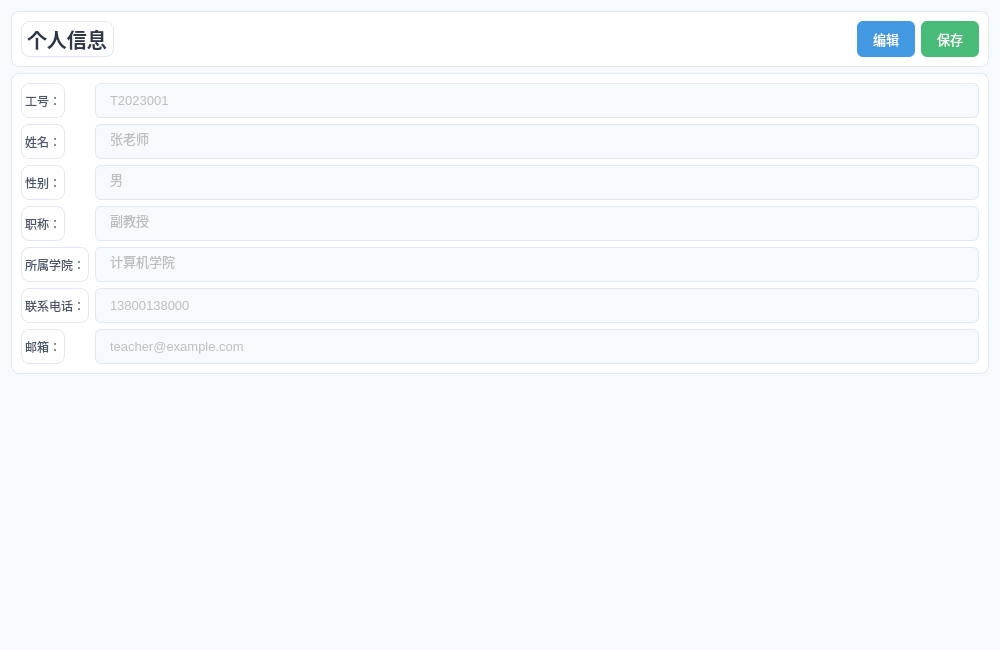
<?xml version="1.0" encoding="UTF-8"?>
<ui version="4.0">
 <class>TeacherInfoPage</class>
 <widget class="QWidget" name="TeacherInfoPage">
  <property name="geometry">
   <rect>
    <x>0</x>
    <y>0</y>
    <width>1000</width>
    <height>650</height>
   </rect>
  </property>
  <property name="styleSheet">
   <string notr="true">QWidget {
    background: #f7fafc;
}
QFrame {
    background: white;
    border-radius: 8px;
    border: 1px solid #e2e8f0;
}
QLabel {
    color: #4a5568;
}
QLineEdit {
    border: 1px solid #e2e8f0;
    border-radius: 6px;
    padding: 8px 12px;
    font-size: 13px;
}
QPushButton {
    border: none;
    border-radius: 6px;
    padding: 8px 16px;
    font-size: 13px;
}
</string>
  </property>
  <layout class="QVBoxLayout" name="verticalLayout">
   <item>
    <widget class="QFrame" name="headerFrame">
     <layout class="QHBoxLayout" name="horizontalLayout">
      <item>
       <widget class="QLabel" name="titleLabel">
        <property name="styleSheet">
         <string notr="true">font-size: 20px; font-weight: bold; color: #2d3748;</string>
        </property>
        <property name="text">
         <string>个人信息</string>
        </property>
       </widget>
      </item>
      <item>
       <spacer name="horizontalSpacer">
        <property name="orientation">
         <enum>Qt::Orientation::Horizontal</enum>
        </property>
        <property name="sizeHint" stdset="0">
         <size>
          <width>40</width>
          <height>20</height>
         </size>
        </property>
       </spacer>
      </item>
      <item>
       <widget class="QPushButton" name="editBtn">
        <property name="styleSheet">
         <string notr="true">background: #4299e1; color: white;</string>
        </property>
        <property name="text">
         <string>编辑</string>
        </property>
       </widget>
      </item>
      <item>
       <widget class="QPushButton" name="saveBtn">
        <property name="styleSheet">
         <string notr="true">background: #48bb78; color: white;</string>
        </property>
        <property name="text">
         <string>保存</string>
        </property>
       </widget>
      </item>
     </layout>
    </widget>
   </item>
   <item>
    <widget class="QFrame" name="infoFrame">
     <layout class="QFormLayout" name="formLayout">
      <item row="0" column="0">
       <widget class="QLabel" name="label_1">
        <property name="text">
         <string>工号：</string>
        </property>
       </widget>
      </item>
      <item row="0" column="1">
       <widget class="QLineEdit" name="idEdit">
        <property name="enabled">
         <bool>false</bool>
        </property>
        <property name="text">
         <string>T2023001</string>
        </property>
       </widget>
      </item>
      <item row="1" column="0">
       <widget class="QLabel" name="label_2">
        <property name="text">
         <string>姓名：</string>
        </property>
       </widget>
      </item>
      <item row="1" column="1">
       <widget class="QLineEdit" name="nameEdit">
        <property name="enabled">
         <bool>false</bool>
        </property>
        <property name="text">
         <string>张老师</string>
        </property>
       </widget>
      </item>
      <item row="2" column="0">
       <widget class="QLabel" name="label_3">
        <property name="text">
         <string>性别：</string>
        </property>
       </widget>
      </item>
      <item row="2" column="1">
       <widget class="QLineEdit" name="genderEdit">
        <property name="enabled">
         <bool>false</bool>
        </property>
        <property name="text">
         <string>男</string>
        </property>
       </widget>
      </item>
      <item row="3" column="0">
       <widget class="QLabel" name="label_4">
        <property name="text">
         <string>职称：</string>
        </property>
       </widget>
      </item>
      <item row="3" column="1">
       <widget class="QLineEdit" name="titleEdit">
        <property name="enabled">
         <bool>false</bool>
        </property>
        <property name="text">
         <string>副教授</string>
        </property>
       </widget>
      </item>
      <item row="4" column="0">
       <widget class="QLabel" name="label_5">
        <property name="text">
         <string>所属学院：</string>
        </property>
       </widget>
      </item>
      <item row="4" column="1">
       <widget class="QLineEdit" name="collegeEdit">
        <property name="enabled">
         <bool>false</bool>
        </property>
        <property name="text">
         <string>计算机学院</string>
        </property>
       </widget>
      </item>
      <item row="5" column="0">
       <widget class="QLabel" name="label_6">
        <property name="text">
         <string>联系电话：</string>
        </property>
       </widget>
      </item>
      <item row="5" column="1">
       <widget class="QLineEdit" name="phoneEdit">
        <property name="enabled">
         <bool>false</bool>
        </property>
        <property name="text">
         <string>13800138000</string>
        </property>
       </widget>
      </item>
      <item row="6" column="0">
       <widget class="QLabel" name="label_7">
        <property name="text">
         <string>邮箱：</string>
        </property>
       </widget>
      </item>
      <item row="6" column="1">
       <widget class="QLineEdit" name="emailEdit">
        <property name="enabled">
         <bool>false</bool>
        </property>
        <property name="text">
         <string>teacher@example.com</string>
        </property>
       </widget>
      </item>
     </layout>
    </widget>
   </item>
   <item>
    <spacer name="verticalSpacer">
     <property name="orientation">
      <enum>Qt::Orientation::Vertical</enum>
     </property>
     <property name="sizeHint" stdset="0">
      <size>
       <width>20</width>
       <height>40</height>
      </size>
     </property>
    </spacer>
   </item>
  </layout>
 </widget>
 <resources/>
 <connections/>
</ui>
